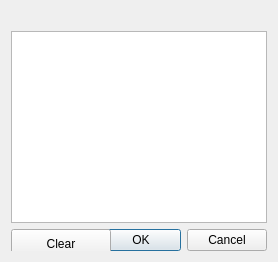
<?xml version="1.0" encoding="UTF-8"?>
<ui version="4.0">
 <class>BackgroundObjectDialog</class>
 <widget class="QDialog" name="BackgroundObjectDialog">
  <property name="windowTitle">
   <string>Background Object</string>
  </property>
  <layout class="QVBoxLayout" name="verticalLayout">
   <item>
    <widget class="QLabel" name="currentLabel">
     <property name="text">
      <string/>
     </property>
    </widget>
   </item>
   <item>
    <widget class="QListWidget" name="listWidget">
     <property name="selectionMode">
      <enum>QAbstractItemView::SingleSelection</enum>
     </property>
    </widget>
   </item>
   <item>
    <widget class="QDialogButtonBox" name="buttonBox">
     <property name="standardButtons">
      <set>QDialogButtonBox::Cancel|QDialogButtonBox::Ok</set>
     </property>
     <widget class="QPushButton" name="clearButton">
      <property name="text">
       <string>Clear</string>
      </property>
     </widget>
    </widget>
   </item>
  </layout>
 </widget>
 <resources/>
 <connections/>
</ui>
